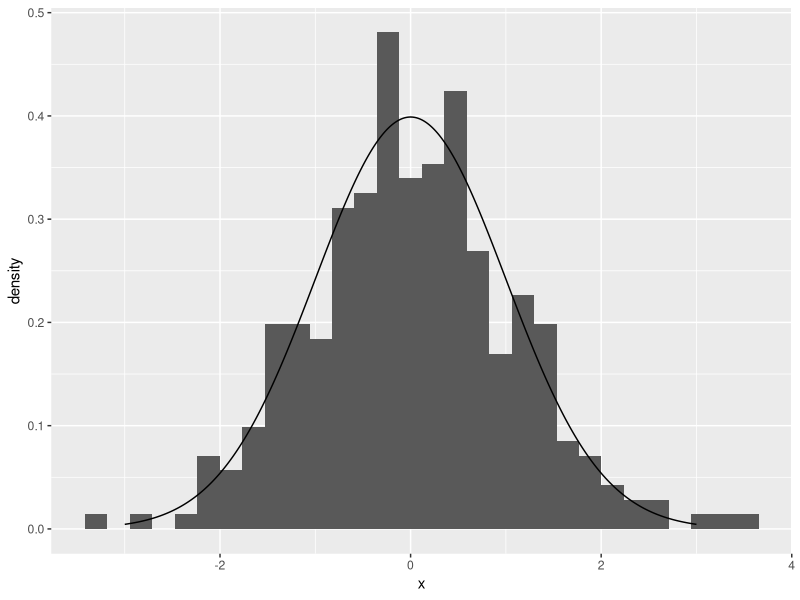
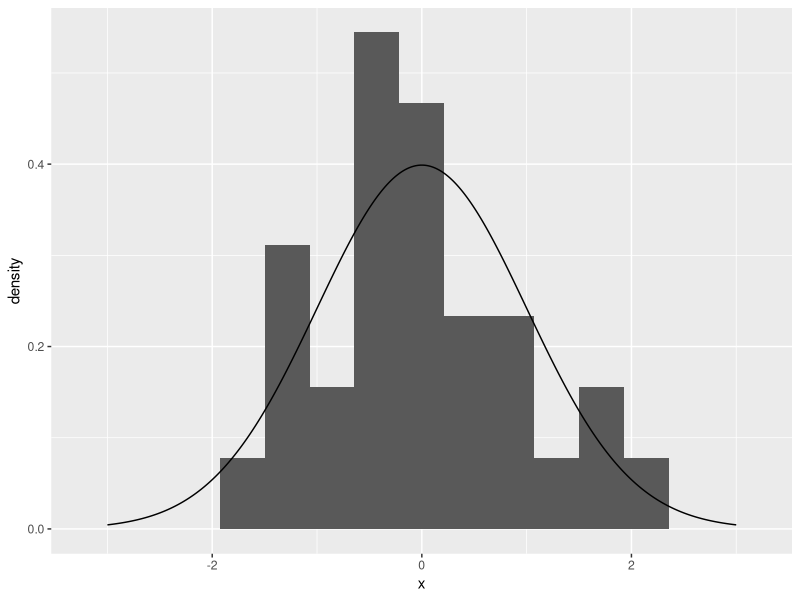
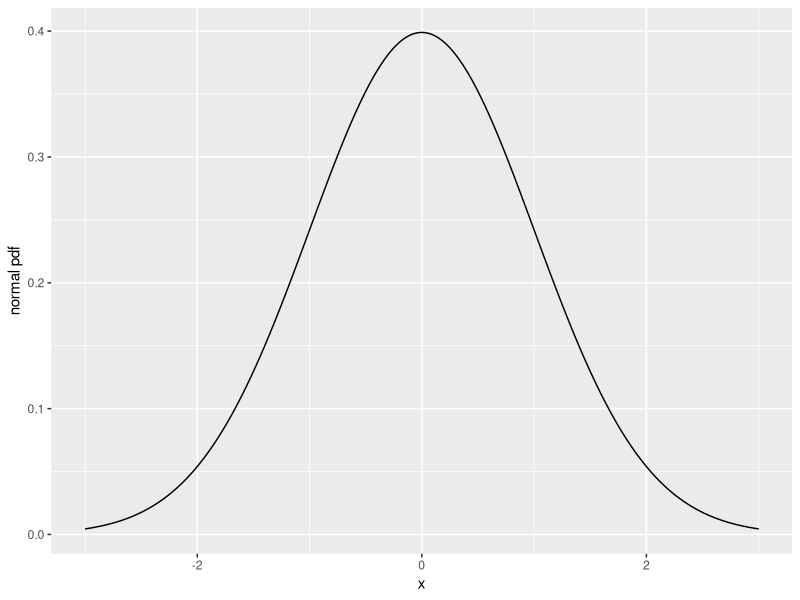
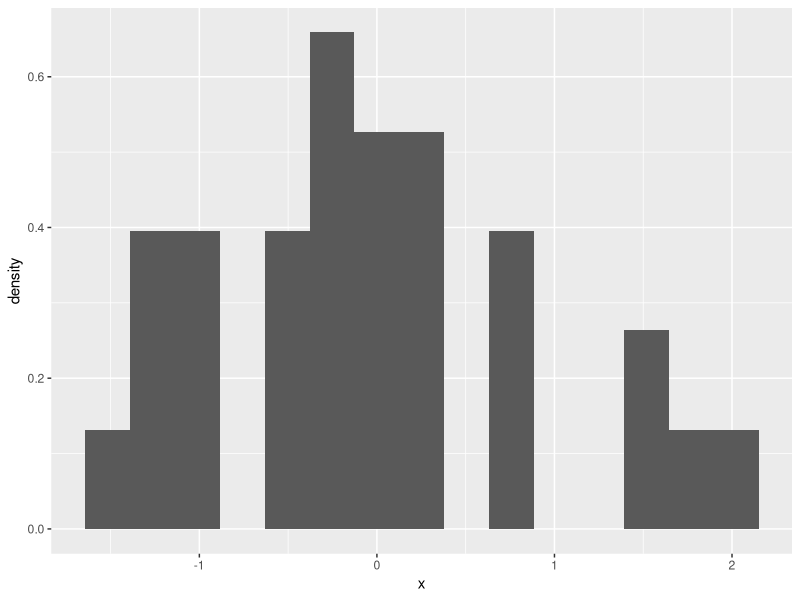
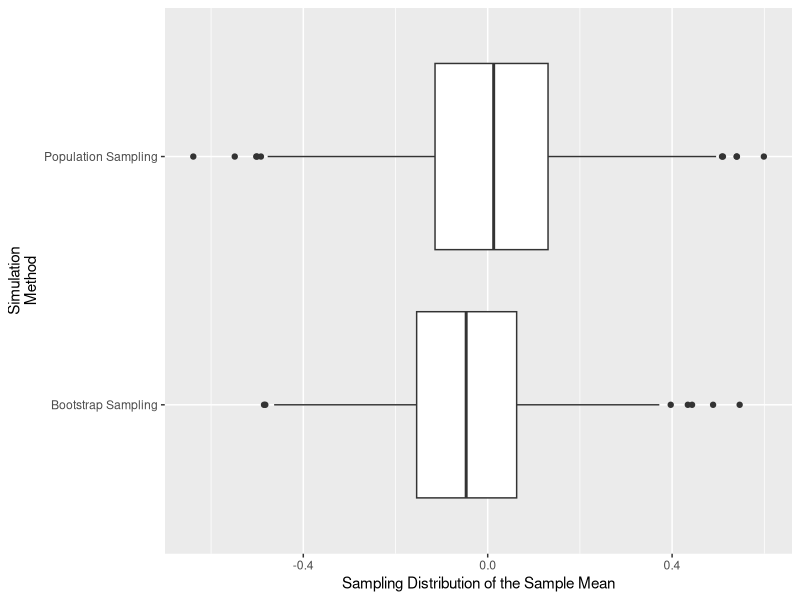
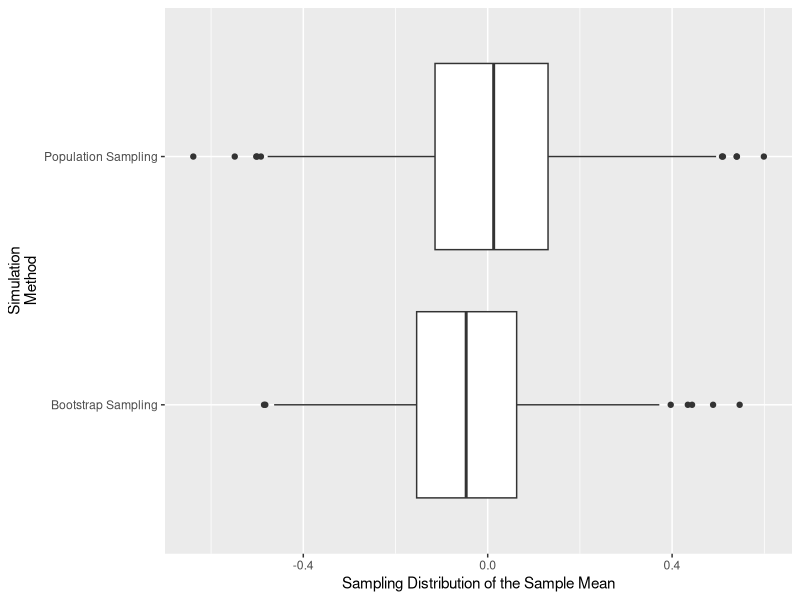
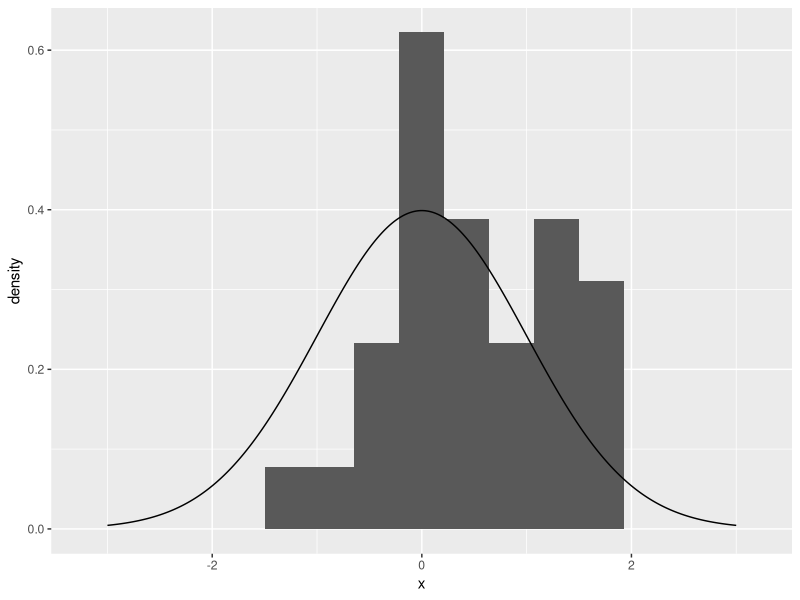
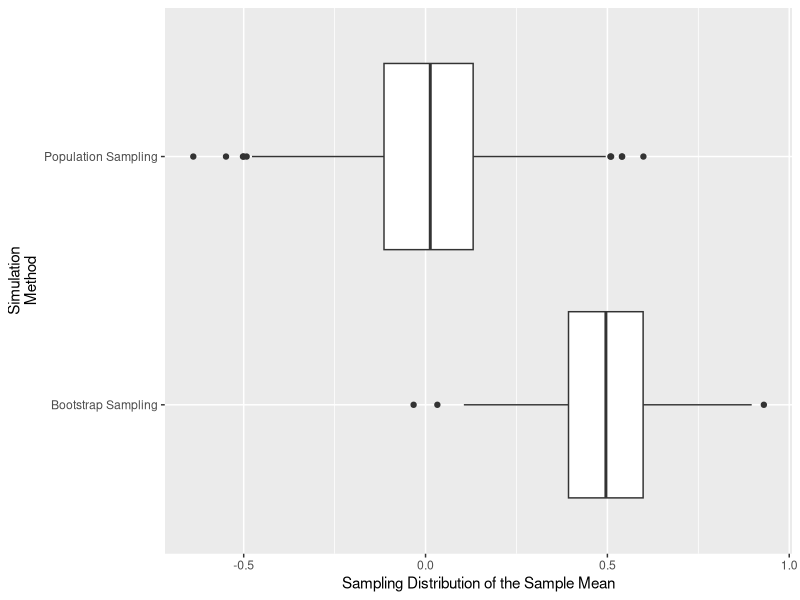

The R script that drew these images, in order:
## ---- chunk 1
# regarding `library()`: you don't have to `library(knitr)` if you `knitr::`
knitr::opts_chunk$set(eval=TRUE, include=TRUE, echo=TRUE, message=FALSE, warning=FALSE)

# knitting will default to pdf (rather than, e.g., html)
knitr::opts_chunk$set(dev='pdf')

# Defines a new code chunk `parameter=argument` option which will allow the
# size of printed code+output to be controlled using latex text size names:
# https://www.overleaf.com/learn/latex/Font_sizes%2C_families%2C_and_styles#Reference_guide
def.chunk.hook  <- knitr::knit_hooks$get("chunk")
knitr::knit_hooks$set(chunk = function(x, options) {
  x <- def.chunk.hook(x, options)
  ifelse(options$size != "normalsize", paste0("\n \\", options$size,"\n\n", x, "\n\n \\normalsize"), x)
})

color_block = function(color) {
  function(x, options) sprintf('\\color{%s}\\begin{verbatim}%s\\end{verbatim}',
                               color, x)
}
knitr::knit_hooks$set(message = color_block('red'))
knitr::knit_hooks$set(warning = color_block('red'))
knitr::knit_hooks$set(error = color_block('red'))
## ---- chunk 2
library(tidyverse); set.seed(130); n <- 300; support <- seq(-3,3,.01)
normal_pdf <- geom_line(data = tibble(`normal pdf`=dnorm(support), x=support),
                        aes(x=x, y=`normal pdf`))
normal_sample <- geom_histogram(data = tibble(x=rnorm(n=n)), 
                                aes(x=x, y=..density..), bins=30)
# https://r-charts.com/distribution/histogram-density-ggplot2/
# https://stackoverflow.com/questions/16712800/overlay-lines-and-hist-with-ggplot2
ggplot() + normal_sample + normal_pdf # {r,fig.width=6, fig.height=2}
## ---- chunk 3
set.seed(130); n <- 30
normal_pdf <- geom_line(data = tibble(`normal pdf`=dnorm(support), x=support),
                        aes(x=x, y=`normal pdf`))
normal_sample <- geom_histogram(data = tibble(x=rnorm(n=n)), 
                                aes(x=x, y=..density..), bins=15)
# https://r-charts.com/distribution/histogram-density-ggplot2/
# https://stackoverflow.com/questions/16712800/overlay-lines-and-hist-with-ggplot2
ggplot() + normal_sample + normal_pdf # {r,fig.width=6, fig.height=2}
## ---- chunk 4
support <- seq(-3,3,.01)
normal_pdf <- geom_line(data = tibble(`normal pdf`=dnorm(support), x=support),
                        aes(x=x, y=`normal pdf`))
ggplot() + normal_pdf 
## ---- chunk 5
set.seed(130); n <- 30; support <- seq(-3,3,.01)
normal_sample <- geom_histogram(data = tibble(x=rnorm(n=n)), 
                                aes(x=x, y=..density..), bins=15)
ggplot() + normal_sample
## ---- chunk 6
set.seed(130); n <- 30; x <- rnorm(n=n); N <- 1000#0000000?
population_sample_means <- 1:N; bootstrap_sample_means <- 1:N
set.seed(130); for(i in 1:N){
  population_sample_means[i] <- mean(rnorm(n=n)) 
  bootstrap_sample_means[i] <- mean(sample(x, prob=rep(1/n,n), size=n, replace=TRUE))
} # Does Bootstrap Approximation Work?
## ---- chunk 7
sampling_distribution <- c(population_sample_means, bootstrap_sample_means)
simulation_method <- c(rep("Population Sampling",N),rep("Bootstrap Sampling",N))
tibble(`Sampling Distribution` = sampling_distribution,
       `Simulation\nMethod` = simulation_method) %>% 
  ggplot(aes(x=`Sampling Distribution`, y=`Simulation\nMethod`)) +
  geom_boxplot() + xlab("Sampling Distribution of the Sample Mean") 
## ---- chunk 8
sampling_distribution <- c(population_sample_means, bootstrap_sample_means)
simulation_method <- c(rep("Population Sampling",N),rep("Bootstrap Sampling",N))
tibble(`Sampling Distribution` = sampling_distribution,
       `Simulation\nMethod` = simulation_method) %>% 
  ggplot(aes(x=`Sampling Distribution`, y=`Simulation\nMethod`)) +
  geom_boxplot() + xlab("Sampling Distribution of the Sample Mean") 
## ---- chunk 9
set.seed(4); n <- 30
normal_pdf <- geom_line(data = tibble(`normal pdf`=dnorm(support), x=support),
                        aes(x=x, y=`normal pdf`))
x <- rnorm(n=n)
normal_sample <- geom_histogram(data = tibble(x=x), 
                                aes(x=x, y=..density..), bins=15)
# https://r-charts.com/distribution/histogram-density-ggplot2/
# https://stackoverflow.com/questions/16712800/overlay-lines-and-hist-with-ggplot2
ggplot() + normal_sample + normal_pdf # {r,fig.width=6, fig.height=2}

population_sample_means <- 1:N; bootstrap_sample_means <- 1:N
set.seed(130); for(i in 1:N){
  population_sample_means[i] <- mean(rnorm(n=n)) 
  bootstrap_sample_means[i] <- mean(sample(x, prob=rep(1/n,n), size=n, replace=TRUE))
} # Does Bootstrap Approximation Work?
sampling_distribution <- c(population_sample_means, bootstrap_sample_means)
simulation_method <- c(rep("Population Sampling",N),rep("Bootstrap Sampling",N))
tibble(`Sampling Distribution` = sampling_distribution,
       `Simulation\nMethod` = simulation_method) %>% 
  ggplot(aes(x=`Sampling Distribution`, y=`Simulation\nMethod`)) +
  geom_boxplot() + xlab("Sampling Distribution of the Sample Mean") 
## ---- chunk 10
set.seed(13); n <- 30
normal_pdf <- geom_line(data = tibble(`normal pdf`=dnorm(support), x=support),
                        aes(x=x, y=`normal pdf`))
x <- rnorm(n=n)
normal_sample <- geom_histogram(data = tibble(x=x), 
                                aes(x=x, y=..density..), bins=15)
# https://r-charts.com/distribution/histogram-density-ggplot2/
# https://stackoverflow.com/questions/16712800/overlay-lines-and-hist-with-ggplot2
ggplot() + normal_sample + normal_pdf # {r,fig.width=6, fig.height=2}

population_sample_means <- 1:N; bootstrap_sample_means <- 1:N
set.seed(130); for(i in 1:N){
  population_sample_means[i] <- mean(rnorm(n=n)) 
  bootstrap_sample_means[i] <- mean(sample(x, prob=rep(1/n,n), size=n, replace=TRUE))
} # Does Bootstrap Approximation Work?
sampling_distribution <- c(population_sample_means, bootstrap_sample_means)
simulation_method <- c(rep("Population Sampling",N),rep("Bootstrap Sampling",N))
tibble(`Sampling Distribution` = sampling_distribution,
       `Simulation\nMethod` = simulation_method) %>% 
  ggplot(aes(x=`Sampling Distribution`, y=`Simulation\nMethod`)) +
  geom_boxplot() + xlab("Sampling Distribution of the Sample Mean") 
## ---- chunk 11
set.seed(10); n <- 30
normal_pdf <- geom_line(data = tibble(`normal pdf`=dnorm(support), x=support),
                        aes(x=x, y=`normal pdf`))
x <- rnorm(n=n)
normal_sample <- geom_histogram(data = tibble(x=x), 
                                aes(x=x, y=..density..), bins=15)
# https://r-charts.com/distribution/histogram-density-ggplot2/
# https://stackoverflow.com/questions/16712800/overlay-lines-and-hist-with-ggplot2
ggplot() + normal_sample + normal_pdf # {r,fig.width=6, fig.height=2}

population_sample_means <- 1:N; bootstrap_sample_means <- 1:N
set.seed(130); for(i in 1:N){
  population_sample_means[i] <- mean(rnorm(n=n)) 
  bootstrap_sample_means[i] <- mean(sample(x, prob=rep(1/n,n), size=n, replace=TRUE))
} # Does Bootstrap Approximation Work?
sampling_distribution <- c(population_sample_means, bootstrap_sample_means)
simulation_method <- c(rep("Population Sampling",N),rep("Bootstrap Sampling",N))
tibble(`Sampling Distribution` = sampling_distribution,
       `Simulation\nMethod` = simulation_method) %>% 
  ggplot(aes(x=`Sampling Distribution`, y=`Simulation\nMethod`)) +
  geom_boxplot() + xlab("Sampling Distribution of the Sample Mean") 
## ---- chunk 12
mu <- 0; R <- 100; N <- 1000#0000?
half_alpha <- 0.025
percentiles <- c(half_alpha, 1-half_alpha)
plot <- ggplot(); set.seed(130)
for(i in 1:R){
  x <- rnorm(mean=mu, n=n)
  bootstrap_xbars <- 1:N
  for(j in 1:N){
    tmp <- sample(x, replace=TRUE)
    bootstrap_xbars[j] <- mean(tmp)
  }
  ConfidenceInterval <- 
    quantile(bootstrap_xbars, percentiles)
  if( all(ConfidenceInterval < mu) | 
      all(ConfidenceInterval > mu) ){
      col="red"}else{col="black"}
  plot <- plot + geom_line(color = col, 
    data = tibble(x=ConfidenceInterval,
                  y=c(i,i)), aes(x=x, y=y))
}; plot+xlab("Population Mean")+labs(title=
  paste(R, " ", (1-2*half_alpha)*100, 
        "% Confidence Intervals", sep=""))+                                     
  theme(axis.title.y=element_blank())
## ---- chunk 13
mu <- 0; R <- 100; N <- 1000#0000?
half_alpha <- 0.05
percentiles <- c(half_alpha, 1-half_alpha)
plot <- ggplot(); set.seed(130)
for(i in 1:R){
  x <- rnorm(mean=mu, n=n)
  bootstrap_xbars <- 1:N
  for(j in 1:N){
    tmp <- sample(x, replace=TRUE)
    bootstrap_xbars[j] <- mean(tmp)
  }
  ConfidenceInterval <- 
    quantile(bootstrap_xbars, percentiles)
  if( all(ConfidenceInterval < mu) | 
      all(ConfidenceInterval > mu) ){
      col="red"}else{col="black"}
  plot <- plot + geom_line(color = col, 
    data = tibble(x=ConfidenceInterval,
                  y=c(i,i)), aes(x=x, y=y))
}; plot+xlab("Population Mean")+labs(title=
  paste(R, " ", (1-2*half_alpha)*100, 
        "% Confidence Intervals", sep=""))+                                     
  theme(axis.title.y=element_blank())
## ---- chunk 14
mu <- 0; R <- 100; N <- 1000#0000?
half_alpha <- 0.1
percentiles <- c(half_alpha, 1-half_alpha)
plot <- ggplot(); set.seed(130)
for(i in 1:R){
  x <- rnorm(mean=mu, n=n)
  bootstrap_xbars <- 1:N
  for(j in 1:N){
    tmp <- sample(x, replace=TRUE)
    bootstrap_xbars[j] <- mean(tmp)
  }
  ConfidenceInterval <- 
    quantile(bootstrap_xbars, percentiles)
  if( all(ConfidenceInterval < mu) | 
      all(ConfidenceInterval > mu) ){
      col="red"}else{col="black"}
  plot <- plot + geom_line(color = col, 
    data = tibble(x=ConfidenceInterval,
                  y=c(i,i)), aes(x=x, y=y))
}; plot+xlab("Population Mean")+labs(title=
  paste(R, " ", (1-2*half_alpha)*100, 
        "% Confidence Intervals", sep=""))+                                     
  theme(axis.title.y=element_blank())
## ---- chunk 15
ggplot() + xlim(c(0,1)) + ylim(c(0,5)) +
  labs(title="95% Confidence Intervals for The Number of People who Agree") +
  geom_line(data=tibble(x=c(.33,1), y=c(1,1)), aes(x=x,y=y), size=3) +
  geom_line(data=tibble(x=c(.6,1), y=c(2,2)), aes(x=x,y=y), size=3) +
  geom_line(data=tibble(x=c(.8,1), y=c(3,3)), aes(x=x,y=y), size=3) +  
  geom_line(data=tibble(x=c(.95,1), y=c(4,4)), aes(x=x,y=y), size=3) +
  xlab("Could you interpret these and use them to make decisions?")
## ---- chunk 16
R <- 100; N <- 1000#00?
half_alpha <- 0.025; percentiles <- c(half_alpha, 1-half_alpha)
set.seed(130); results <- tibble(n=c(),`Confidence Interval Widths`=c())
for(n in seq(5,100,5)){
  ConfidenceIntervalWidth <- 1:R
  for(i in 1:R){
    x <- rnorm(n=n)
    bootstrap_xbars <- 1:N
    for(j in 1:N){
      bootstrap_xbars[j] <- mean(sample(x, replace=TRUE))
    }  
    ConfidenceInterval <- quantile(bootstrap_xbars, percentiles) 
    ConfidenceIntervalWidth[i] <- ConfidenceInterval %>% diff()
  }
  results <- results %>% 
    bind_rows(tibble(n=rep(as.character(n),R),
                     `Confidence Interval Widths`=ConfidenceIntervalWidth))
}
## ---- chunk 17
#https://stackoverflow.com/questions/64112211/how-to-get-the-correct-order-on-the-x-axis
results$n <- factor(results$n, levels=seq(5,100,5))
# https://dplyr.tidyverse.org/reference/bind
results %>% ggplot(aes(x=n, y=`Confidence Interval Widths`)) +
  geom_boxplot() + labs(title="Distribution of 95% Confidence Interval Widths for 100 Confidence Intervals")
## ---- chunk 18
support <- seq(-3,3,.01)
normal_pdf <- geom_line(data = tibble(`normal pdf`=dnorm(support), x=support),
                        aes(x=x, y=`normal pdf`))
ggplot() + normal_pdf 
## ---- chunk 19
n <- 3; N <- 10000
x_bar_sampling_distribution <- 1:N
for(i in 1:N){
  x_bar_sampling_distribution[i] <- mean(rnorm(n=n))
}
tibble(x=x_bar_sampling_distribution) %>% ggplot() + 
  geom_histogram(aes(x=x, y=..density..)) + xlim(c(-3,3)) +
  ylab(paste("n =", n))
## ---- chunk 20
n <- 7; N <- 10000
x_bar_sampling_distribution <- 1:N
for(i in 1:N){
  x_bar_sampling_distribution[i] <- mean(rnorm(n=n))
}
tibble(x=x_bar_sampling_distribution) %>% ggplot() + 
  geom_histogram(aes(x=x, y=..density..)) + xlim(c(-3,3)) +
  ylab(paste("n =", n))
## ---- chunk 21
n <- 20; N <- 10000
x_bar_sampling_distribution <- 1:N
for(i in 1:N){
  x_bar_sampling_distribution[i] <- mean(rnorm(n=n))
}
tibble(x=x_bar_sampling_distribution) %>% ggplot() + 
  geom_histogram(aes(x=x, y=..density..)) + xlim(c(-3,3)) +
  ylab(paste("n =", n))
## ---- chunk 22
support <- seq(0,6,.01)
exponential_pdf <- geom_line(data = tibble(`normal pdf`=dexp(support), x=support),
                        aes(x=x, y=`normal pdf`))
ggplot() + exponential_pdf 
## ---- chunk 23
n <- 3; N <- 10000
x_bar_sampling_distribution <- 1:N
for(i in 1:N){
  x_bar_sampling_distribution[i] <- mean(rexp(n=n))
}
tibble(x=x_bar_sampling_distribution) %>% ggplot() + 
  geom_histogram(aes(x=x, y=..density..)) + xlim(c(0,6)) +
  ylab(paste("n =", n))
## ---- chunk 24
n <- 7; N <- 10000
x_bar_sampling_distribution <- 1:N
for(i in 1:N){
  x_bar_sampling_distribution[i] <- mean(rexp(n=n))
}
tibble(x=x_bar_sampling_distribution) %>% ggplot() + 
  geom_histogram(aes(x=x, y=..density..)) + xlim(c(0,6)) +
  ylab(paste("n =", n))
## ---- chunk 25
n <- 20; N <- 10000
x_bar_sampling_distribution <- 1:N
for(i in 1:N){
  x_bar_sampling_distribution[i] <- mean(rexp(n=n))
}
tibble(x=x_bar_sampling_distribution) %>% ggplot() + 
  geom_histogram(aes(x=x, y=..density..)) + xlim(c(0,6)) +
  ylab(paste("n =", n))
